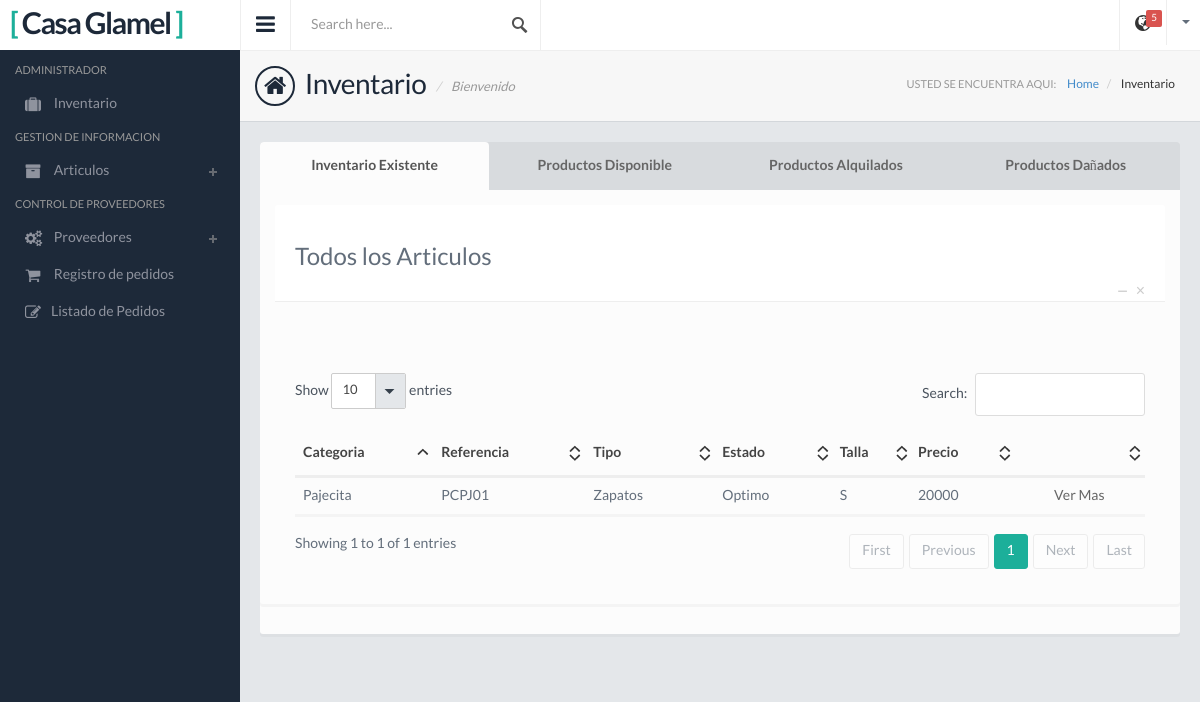
The app's page /Inventario-Lista/, older data.
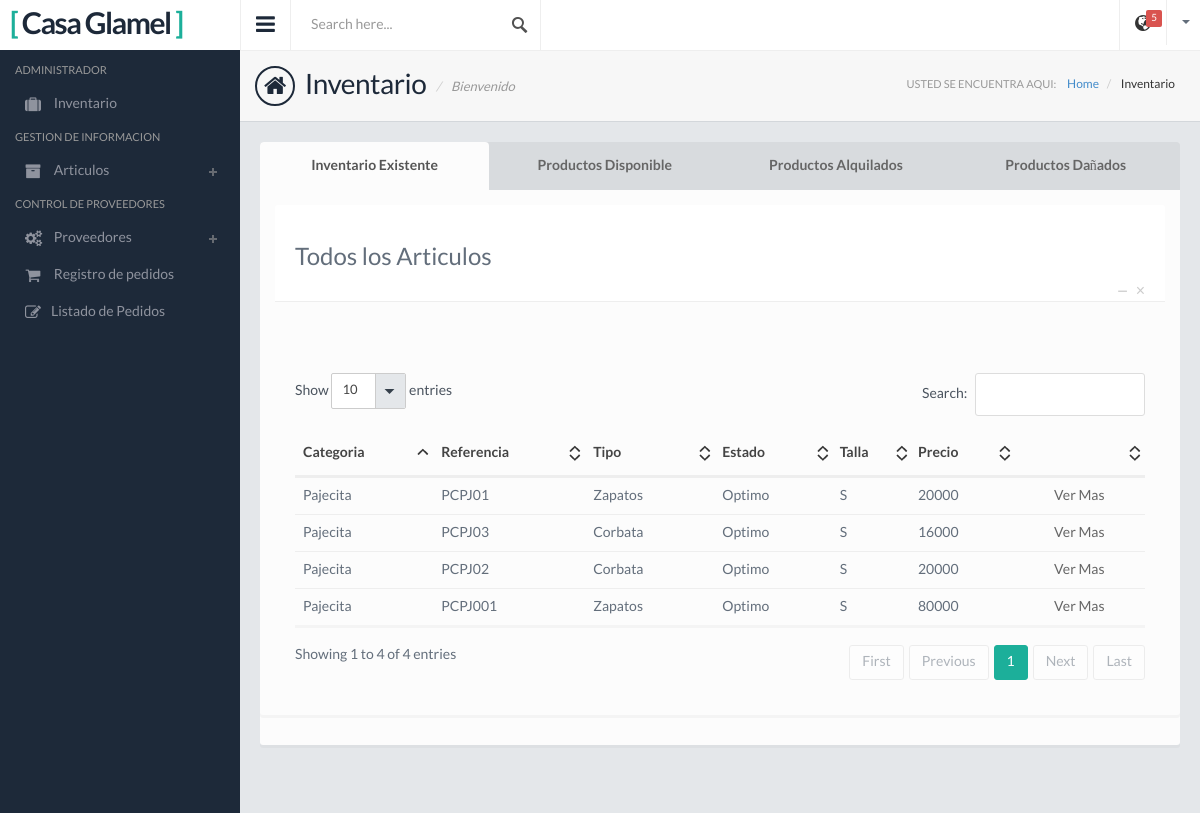
The same page, newer data.
### Apps/Inventario/models.py (models this page shows, shortened)
class Articulo(models.Model):
    categoria_idcategoria = models.ForeignKey(Categoria)
    nombre_tipo = models.ForeignKey(Tipo)
    nombre_estado = models.ForeignKey(Estado)
    nombre_estado_ropa = models.ForeignKey(Estado_Ropa)
    color = models.ForeignKey(Color)
    nuevo = models.BooleanField(default=False)
    referencia = models.CharField(max_length=45)
    descripcion = models.CharField(max_length=100)
    fechaingreso = models.DateField()
    fechautil = models.DateField()
    precio_original = models.IntegerField()
    precio = models.IntegerField()
    ubicacion = models.CharField(max_length=45)
    talla = models.ForeignKey(Talla)

class Categoria(models.Model):
    famila_idfamilia = models.ForeignKey(Familia)
    nombre = models.CharField(max_length=45)
    descripcion = models.CharField(max_length=100)
    visible = models.BooleanField(default=True)
    def __str__(self):
        return self.nombre

class Tipo(models.Model):
    nombre_tipo = models.CharField(max_length=50)
    def __str__(self):
        return self.nombre_tipo

class Estado(models.Model):
    nombre_estado = models.CharField(max_length=50)
    def __str__(self):
        return self.nombre_estado

class Talla (models.Model):
    talla = models.CharField(max_length=2)
    def __str__(self):
        return self.talla

### Apps/Inventario/views.py (the view)
# urls.py: url(r'^Inventario-Lista/$', Inventario_Lista.as_view(), name='Inventario_Lista'),
class Inventario_Lista(LoginRequiredMixin,SuperuserRequiredMixin,ListView):
    model = Articulo
    login_url = '/'
    context_object_name = 'articulo'
    template_name = u'ModuloAdmin/InventarioTemplate/Inventario/Inventario_List.html'
    def get_context_data(self, **kwargs):
        context = super(Inventario_Lista,self).get_context_data(**kwargs)
        context['articulo_disponible'] = Articulo.objects.filter(nombre_estado=1, nombre_estado_ropa=1)
        context['articulo_alquilado'] = Articulo.objects.filter(nombre_estado=1,nombre_estado_ropa=2)
        context['articulo_danado'] = Articulo.objects.filter(nombre_estado='2')
        return context

### Apps/Inventario/models.py (called while the page is built)
    def __str__(self):
        return self.nombre_estado_ropa

### templates/ModuloAdmin/InventarioTemplate/Inventario/Inventario_List.html (shortened to what this page needs)
{% extends "base.html" %}
{% load static from staticfiles %}
{% block link%}
    <link href="{% static 'css/jquery.datatables.css' %}" rel="stylesheet">
{%endblock%}
{% block page %} Inventario {% endblock %}
{% block page2 %} Inventario {% endblock %}
{% block contenido%}
    <div class="panel panel-default">
        <div class="row">
        <div class="col-md-12 mb30">
        <ul class="nav nav-tabs nav-justified">
          <li class="active"><a href="#home3" data-toggle="tab"><strong>Inventario Existente</strong></a></li>
          <li><a href="#profile3" data-toggle="tab"><strong>Productos Disponible</strong></a></li>
          <li><a href="#about3" data-toggle="tab"><strong>Productos Alquilados</strong></a></li>
          <li><a href="#contact3" data-toggle="tab"><strong>Productos Dañados</strong></a></li>
        </ul>
        <div class="tab-content">
          <div class="tab-pane active" id="home3">
                <div class="panel-heading">
                    <h3>Todos los Articulos</h3>
                  <div class="panel-btns">
                    <a href="#" class="panel-close">&times;</a>
                    <a href="#" class="minimize">&minus;</a>
                  </div>
                </div>
                <div class="panel-body">
                  <br />
                  <div class="table-responsive">
                  <table class="table" id="table2">
                      <thead>
                         <tr>
                            <th>Categoria</th>
                            <th>Referencia</th>
                            <th>Tipo</th>
                            <th>Estado</th>
                            <th>Talla</th>
                             <th>Precio</th>
                             <th></th>
                         </tr>
                      </thead>
                      <tbody>
                         {%for articulo in articulo%}
                         <tr class="odd gradeX">
                            <td>{{articulo.categoria_idcategoria}}</td>
                             <td>{{articulo.referencia}}</td>
                             <td>{{articulo.nombre_tipo}}</td>
                             <td>{{articulo.nombre_estado}}</td>
                             <td>{{articulo.talla}}</td>
                             <td>{{articulo.precio}}</td>
                            <td class="table-action">
                              <a href="{% url 'Inventario:Articulo_Detail' articulo.pk %}">Ver Mas</i></a>
                            </td>
                         </tr>
                         {%endfor%}
                      </tbody>
                   </table>
                  </div>
                </div>
          </div>
        </div>
      </div>
        </div>
      </div>
{% endblock %}

Row changes from the older to the newer data that the page shows:
added Articulo: categoria_idcategoria "Pajecita", referencia "PCPJ03", nombre_tipo "Corbata", nombre_estado "Optimo", talla "S", precio "16000"
added Articulo: categoria_idcategoria "Pajecita", referencia "PCPJ02", nombre_tipo "Corbata", nombre_estado "Optimo", talla "S", precio "20000"
added Articulo: categoria_idcategoria "Pajecita", referencia "PCPJ001", nombre_tipo "Zapatos", nombre_estado "Optimo", talla "S", precio "80000"
Text that changed along with them:
text written by a page script: "Show 10 entries Search: Showing 1 to 1 of 1 entries First Previous 1 Next Last" → "Show 10 entries Search: Showing 1 to 4 of 4 entries First Previous 1 Next Last"
